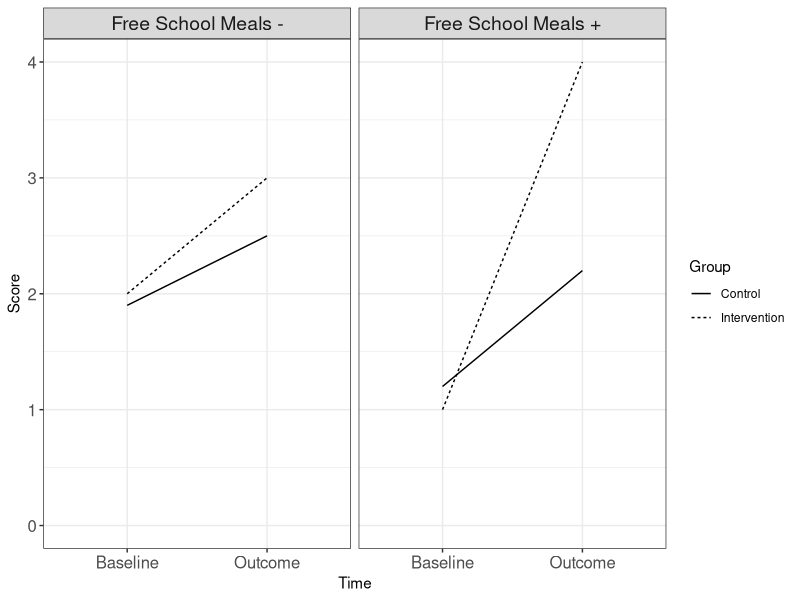

Generate this figure with R: (Note: this script raises an error after producing the figure.)
## ---- chunk 1
library(knitr)
library(kableExtra)
library(ggplot2)
library(here)

options(kableExtra.html.bsTable = T)
## ---- chunk 2
mylogo <- 0
if(mylogo==1){
knitr::include_graphics("images/logo_alone_new.png")
}
## ---- chunk 3
#simulate some data based on a known structure

mydat<-data.frame(matrix(c(1,1.2,2,1.9,4,2.2,3,2.5),nrow=4,ncol=2,byrow=F))
colnames(mydat)<-c('Baseline','Outcome')
mydat$Group<-c('Intervention','Control','Intervention','Control')
mydat$FSM<-c('Free School Meals +','Free School Meals +','Free School Meals -','Free School Meals -')

datlong<-rbind(mydat,mydat)
datlong$Baseline[5:8]<-datlong$Outcome[5:8]
datlong<-datlong[,-2]
colnames(datlong)[1]<-'Score'
datlong$Prepost <- c(0,0,0,0,1,1,1,1)
datlong$Time<-as.factor(datlong$Prepost)
levels(datlong$Time)<-c('Baseline','Outcome')

 bp <- ggplot(datlong, aes(x=Time, y=Score, group=Group)) + 
   ylim(0,4)+
  geom_line(aes(linetype=Group))+
  scale_colour_grey() + theme_bw()+
facet_grid(. ~ FSM)+
   theme(axis.text=element_text(size=12),strip.text=element_text(size=14))

ggsave('images_bw/Moderator.png',width=8,height=4,scale = 1, units = c("in"), dpi = 300)

## ---- chunk 4
knitr::include_graphics("images_bw/Moderator.png")

## ---- chunk 5
knitr::include_graphics("images_bw/mediation_diagram.png")

## ---- chunk 6
knitr::include_graphics("images_bw/medmod.png")
